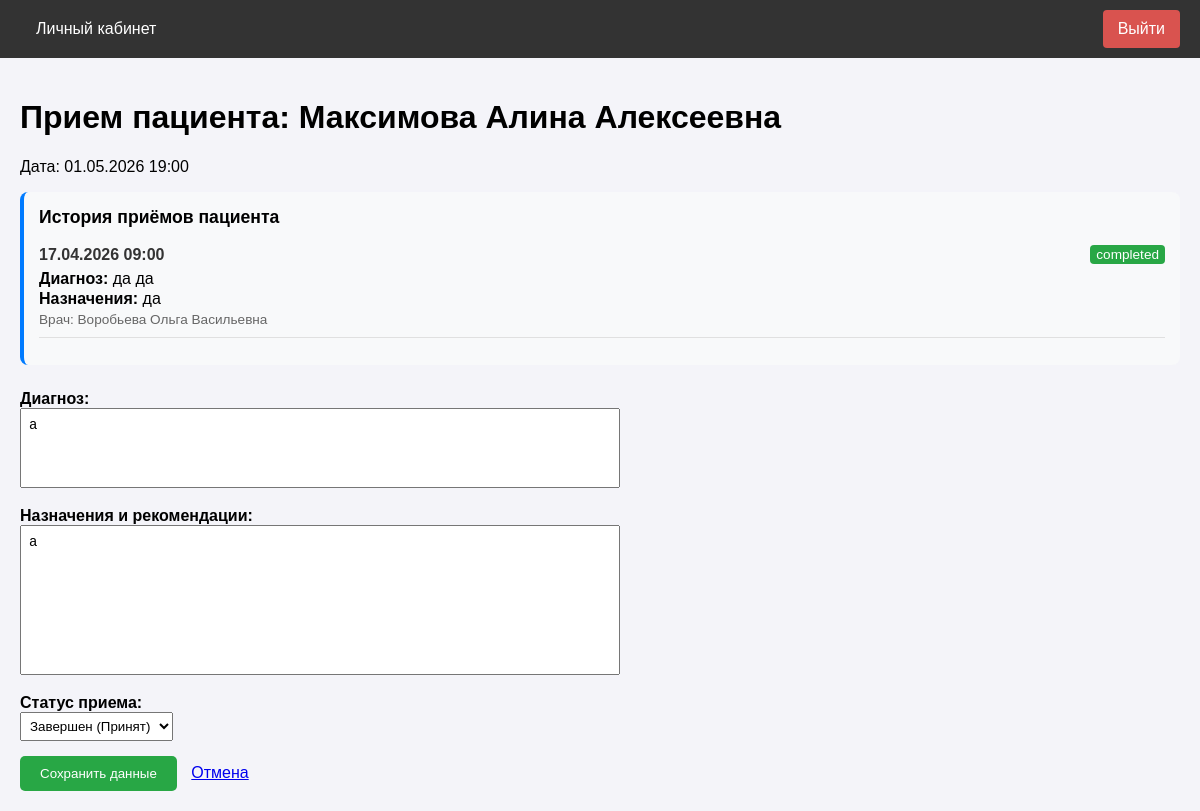
The page /doctor/appointment/5/edit (signed in) on the database as committed earlier.
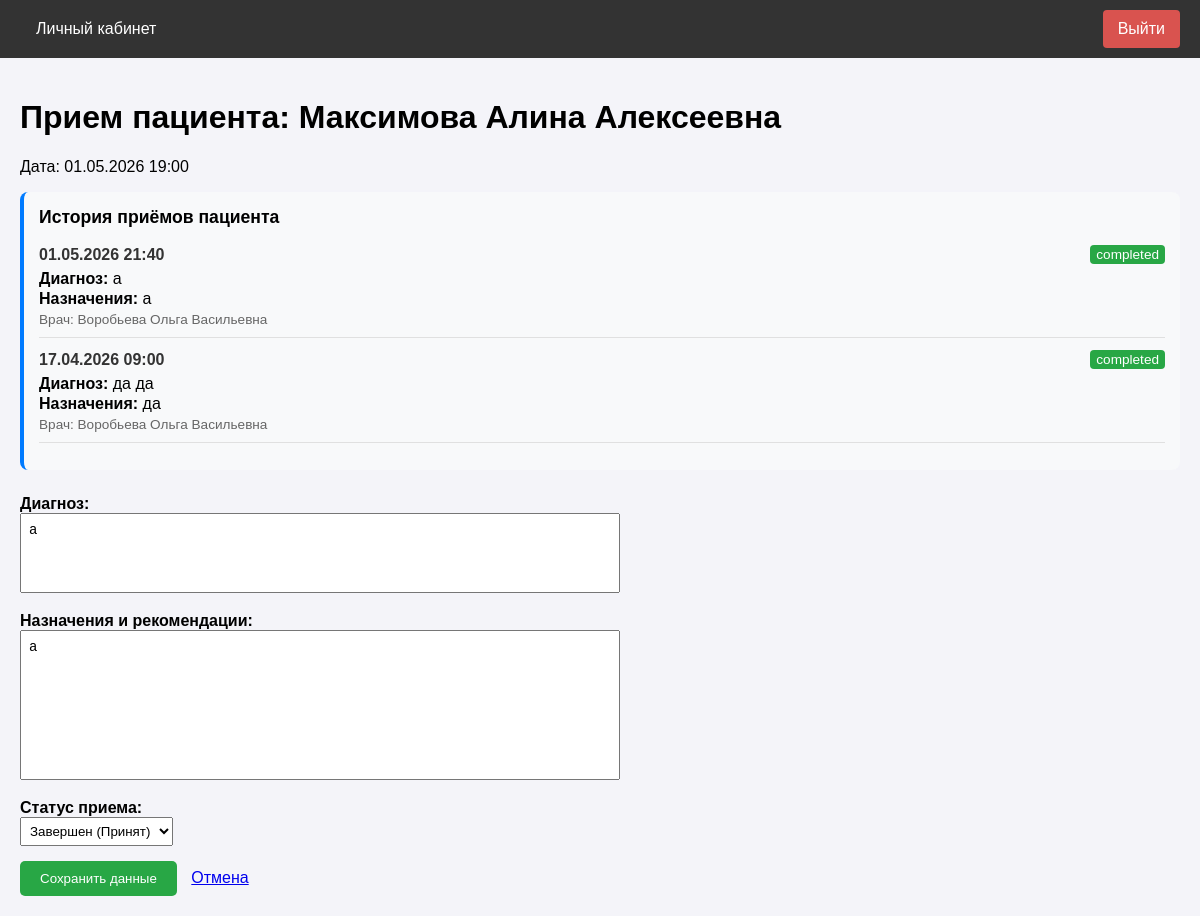
The same page on the database as committed later.
### app/models.py (models this page shows, shortened)
class Appointment(db.Model):
    __tablename__ = 'appointments'
    id = db.Column(db.Integer, primary_key=True)
    patient_id = db.Column(db.Integer, db.ForeignKey('users.id'), nullable=False)
    doctor_id = db.Column(db.Integer, db.ForeignKey('users.id'), nullable=False)
    slot_id = db.Column(db.Integer, db.ForeignKey('schedule_slots.id'), nullable=False)
    status = db.Column(db.String(20), default='scheduled') # scheduled, completed, cancelled
    created_at = db.Column(db.DateTime, default=datetime.utcnow)
    diagnosis = db.Column(db.Text, nullable=True)
    prescription = db.Column(db.Text, nullable=True)

class ScheduleSlot(db.Model):
    __tablename__ = 'schedule_slots'
    id = db.Column(db.Integer, primary_key=True)
    doctor_id = db.Column(db.Integer, db.ForeignKey('users.id'), nullable=False)
    start_time = db.Column(db.DateTime, nullable=False, index=True)
    end_time = db.Column(db.DateTime, nullable=False)
    is_available = db.Column(db.Boolean, default=True) # True - свободно, False - занято/отменено
    appointment = db.relationship('Appointment', uselist=False, backref='slot')

class User(UserMixin, db.Model):
    __tablename__ = 'users'
    id = db.Column(db.Integer, primary_key=True)
    username = db.Column(db.String(64), index=True, unique=True)
    email = db.Column(db.String(120), index=True, unique=True)
    phone = db.Column(db.String(20), index=True, unique=True)
    password_hash = db.Column(db.String(256))
    role = db.Column(db.String(20), index=True, default='patient')
    specialty = db.Column(db.String(100), nullable=True) # Для врача
    office_number = db.Column(db.String(10), nullable=True) # Для врача
    oms_number = db.Column(db.String(20), nullable=True) # Для пациента
    created_at = db.Column(db.DateTime, default=datetime.utcnow)
    appointments_as_patient = db.relationship('Appointment', foreign_keys='Appointment.patient_id', backref='patient', lazy='dynamic')
    appointments_as_doctor = db.relationship('Appointment', foreign_keys='Appointment.doctor_id', backref='doctor', lazy='dynamic')
    schedule_slots = db.relationship('ScheduleSlot', backref='doctor', lazy='dynamic')
    action_logs = db.relationship('ActionLog', backref='user', lazy='dynamic')

### app/doctor/routes.py (the view, shortened to what this page needs)
@bp.route('/appointment/<int:appointment_id>/edit', methods=['GET', 'POST'])
@login_required
@role_required('doctor')
def edit_appointment(appointment_id):
    appointment = Appointment.query.get_or_404(appointment_id)
    if appointment.doctor_id != current_user.id:
        flash('У вас нет прав для редактирования этой записи.')
        return redirect(url_for('doctor.dashboard'))
    patient_history = Appointment.query.join(ScheduleSlot, Appointment.slot_id == ScheduleSlot.id)\
        .filter(
            Appointment.patient_id == appointment.patient_id,
            Appointment.doctor_id == current_user.id,
            Appointment.id != appointment_id,
            Appointment.status == 'completed' # Исключаем запланированные
        )\
        .order_by(ScheduleSlot.start_time.desc())\
        .all()
    return render_template('doctor/edit_appointment.html',
                           title='Прием пациента',
                           appointment=appointment,
                           patient_history=patient_history)

### app/models.py (called while the page is built)
@login_manager.user_loader
def load_user(user_id):
    return User.query.get(int(user_id))

### app/utils.py (called while the page is built)
def role_required(role):
    def decorator(f):
        @wraps(f)
        def decorated_function(*args, **kwargs):
            if not current_user.is_authenticated:
                return redirect(url_for('auth.login'))
            if current_user.role != role:
                flash('У вас нет доступа к этой странице.')
                return redirect(url_for('main.index'))
            return f(*args, **kwargs)
        return decorated_function
    return decorator

### app/templates/doctor/edit_appointment.html (shortened to what this page needs)
{% extends "base.html" %}
{% block content %}
<h1>Прием пациента: {{ appointment.patient.username }}</h1>
<p>Дата: {{ appointment.slot.start_time.strftime('%d.%m.%Y %H:%M') }}</p>
{% if patient_history %}
<div style="margin-bottom: 25px; background: #f8f9fa; padding: 15px; border-radius: 8px; border-left: 4px solid #007bff;">
    <h3 style="margin-top: 0; font-size: 1.1em;">История приёмов пациента</h3>
    {% for hist in patient_history %}
    <div style="margin-bottom: 12px; padding-bottom: 10px; border-bottom: 1px solid #e0e0e0;">
        <div style="display: flex; justify-content: space-between; align-items: center;">
            <strong style="color: #333;">{{ hist.slot.start_time.strftime('%d.%m.%Y %H:%M') }}</strong>
            <span style="font-size: 0.85em; padding: 2px 6px; border-radius: 4px; color: white;
                         background: {% if hist.status == 'completed' %}#28a745{% elif hist.status == 'cancelled' %}#dc3545{% else %}#ffc107{% endif %};">
                {{ hist.status }}
            </span>
        </div>
        <p style="margin: 6px 0 2px;"><strong>Диагноз:</strong> {{ hist.diagnosis or '<span style="color:#999;">Не указан</span>' }}</p>
        <p style="margin: 2px 0;"><strong>Назначения:</strong> {{ hist.prescription or '<span style="color:#999;">Не указаны</span>' }}</p>
        <p style="margin: 4px 0 0; color: #666; font-size: 0.85em;">Врач: {{ hist.doctor.username }}</p>
    </div>
    {% endfor %}
</div>
{% endif %}
<form method="post" style="max-width: 600px;">
    <div style="margin-bottom: 15px;">
        <label for="diagnosis" style="display: block; font-weight: bold;">Диагноз:</label>
        <textarea id="diagnosis" name="diagnosis"
                  style="width: 100%; min-height: 80px; height: auto; overflow: hidden; resize: none; box-sizing: border-box; padding: 8px; font-size: 14px;"
                  oninput="autoResize(this)">{{ appointment.diagnosis or '' }}</textarea>
    </div>
    <div style="margin-bottom: 15px;">
        <label for="prescription" style="display: block; font-weight: bold;">Назначения и рекомендации:</label>
        <textarea id="prescription" name="prescription"
                  style="width: 100%; min-height: 150px; height: auto; overflow: hidden; resize: none; box-sizing: border-box; padding: 8px; font-size: 14px;"
                  oninput="autoResize(this)">{{ appointment.prescription or '' }}</textarea>
    </div>
    <div style="margin-bottom: 15px;">
        <label for="status" style="display: block; font-weight: bold;">Статус приема:</label>
        <select id="status" name="status" style="padding: 5px;">
            <option value="completed" {% if appointment.status == 'completed' %}selected{% endif %}>Завершен (Принят)</option>
        </select>
    </div>
    <button type="submit" class="btn" style="background-color: #28a745; color: white; padding: 10px 20px; border: none; border-radius: 5px; cursor: pointer;">Сохранить данные</button>
    <a href="{{ url_for('doctor.dashboard') }}" style="margin-left: 10px;">Отмена</a>
</form>
{% endblock %}

Rows that differ between the two databases and show on the page:
added Appointment: slot.start_time "01.05.2026 21:40", status "completed", diagnosis "a", prescription "a", doctor.username "Воробьева Ольга Васильевна"
